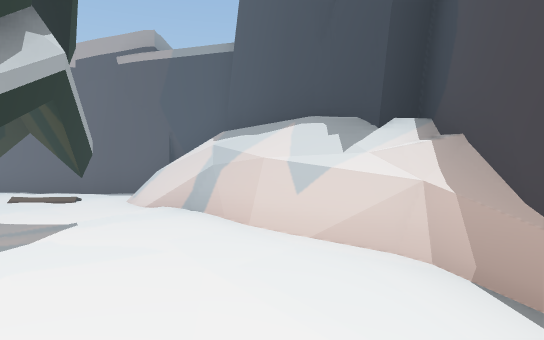
[1] (above)

16 first-person views from a walk through a scene from a Unity 3-D project. The camera is 1.5 m above the floor, tilts 2° down and sees 75° across. The floor is counted in squares, 2 m on a side. Each view is taken from the middle of a square. On the plan, view 1 faces up. The plan holds only what a view shows up to about 11 squares ahead; the rest is blank. The place goes on beyond the plan. The player character is not drawn.

[2]
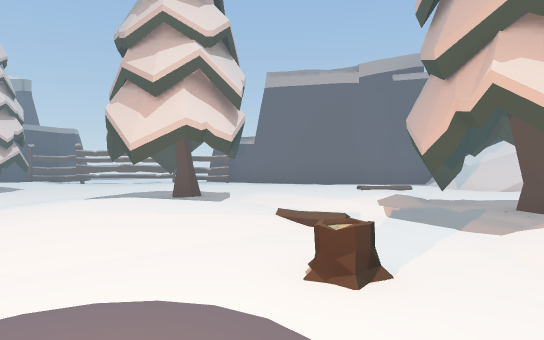

[3]
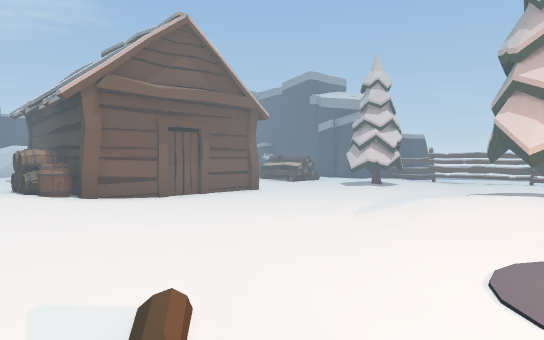

[4]
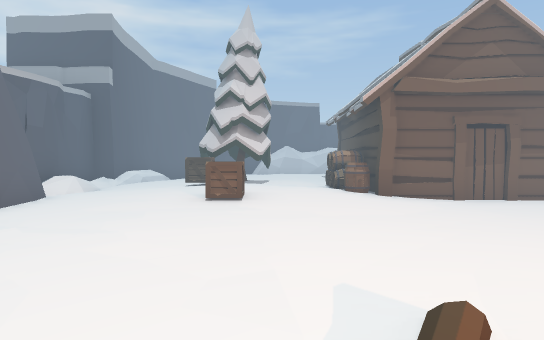

[5]
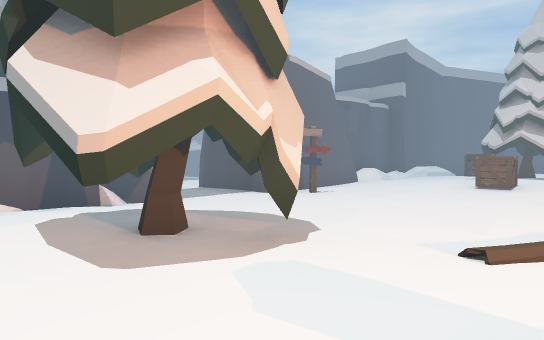

[6]
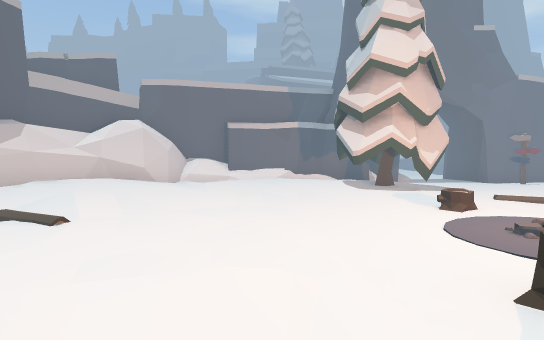

[7]
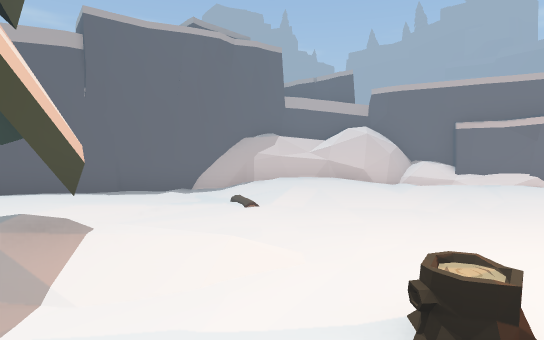

[8]
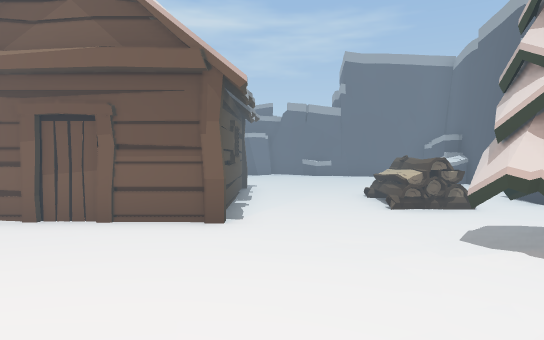

[9]
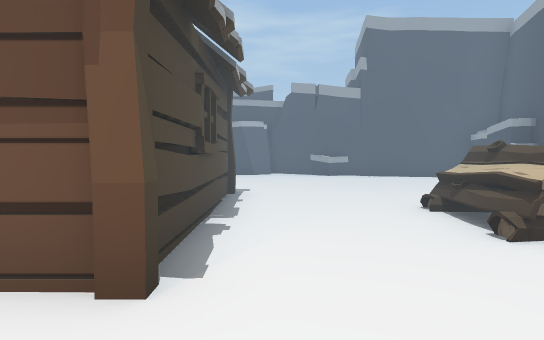

[10]
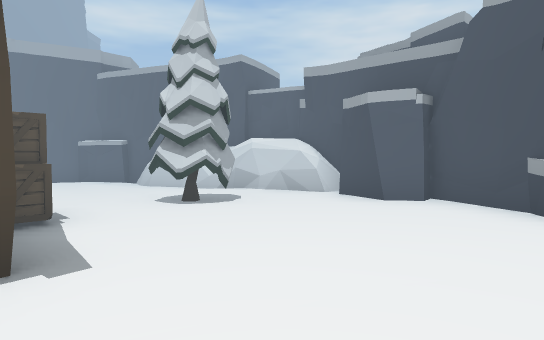

[11]
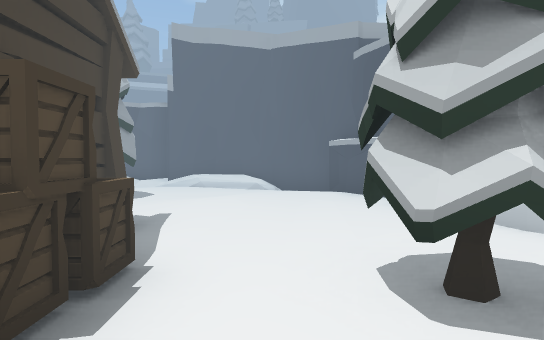

[12]
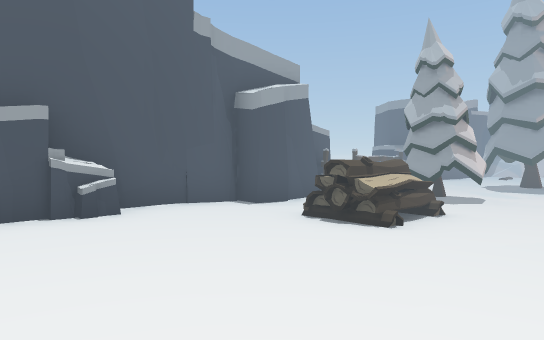

[13]
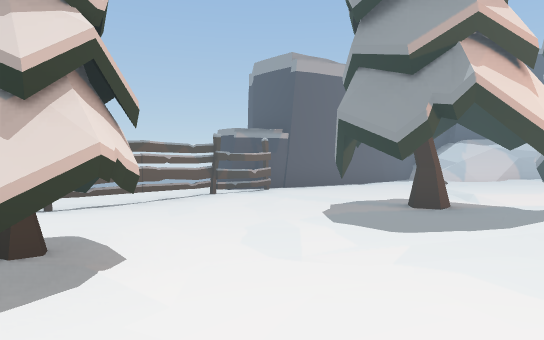

[14]
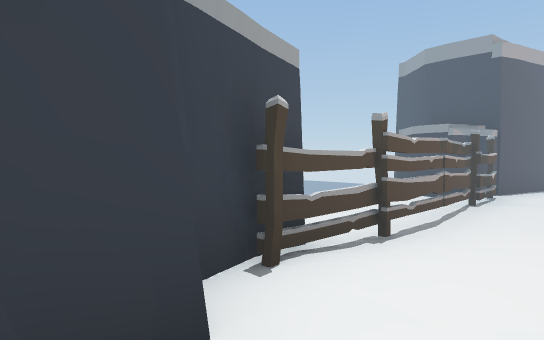

[15]
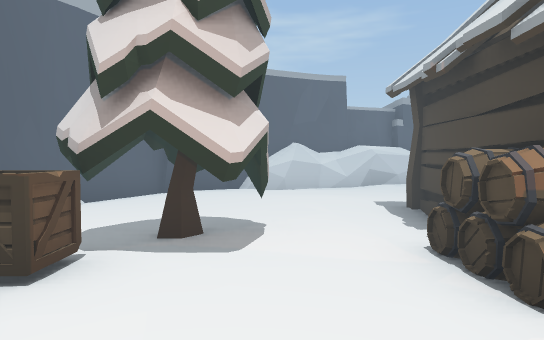

[16]
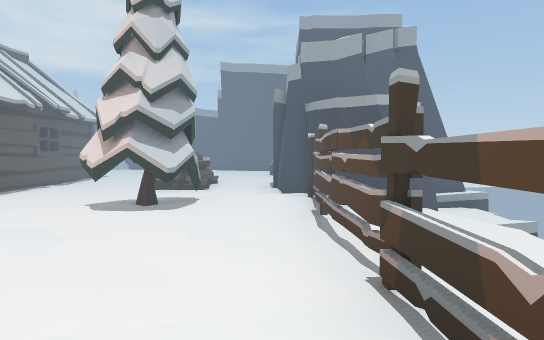

### Floor plan
Key: @ floor where view 1 was taken; # wall or solid block; . main floor; : floor 1.5 m higher than the main floor; / step, stairs or slope; = window, fence, low wall or low ledge; v drop or lower ground; R rock; T pine tree; S stump; H hut; B barrel; C crate; O other object.
Columns run from 25 left of view 1 to 3 right of it. Each row starts with its distance up from view 1.
 11             v    R
 10            RR...RR
  9   RRR#### RR##OORRR##
  8  ##..R..##..........#####
  7  #..........T..........:##
  6  #......OO.TT...TT...../##
  5 RR.........T...TT./..../=##
  4 R#...............//./T.T.=##
  3 #R............//////T.T...=#
  2 RR....HHHHH.../..///.//T..##
  1 #....CC   H...////../TT/...#
  0 ##TT.CC   H........S//./.@.#
 -1  #....H   H............///.#
 -2  #....HHBBB............//..#
 -3  #......................//##
 -4  #.....TT........../..////# R
 -5  #.....TT..C.....TT/.////##RR
 -6   R.....TC.......TT././.##
 -7   #..............TT./..##
 -8   #####..........///####
 -9      #########..#######
-10              #..
-11              #.
-12              ..

Where each view was taken, in squares from view 1:
view 1: 0 up, 0 right, facing up
view 2: 2 down, 7 left, facing up
view 3: 4 down, 8 left, facing up-left
view 4: 4 down, 8 left, facing left
view 5: 3 down, 6 left, facing down-left
view 6: 2 up, 5 left, facing down
view 7: 2 up, 7 left, facing down-right
view 8: 3 up, 10 left, facing left
view 9: 3 up, 13 left, facing left
view 10: 5 up, 19 left, facing down-left
view 11: 2 up, 21 left, facing down
view 12: 3 up, 22 left, facing up-right
view 13: 3 up, 14 left, facing up-right
view 14: 7 up, 16 left, facing up-right
view 15: 4 down, 14 left, facing left
view 16: 8 up, 8 left, facing left
